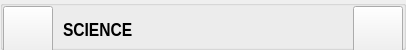
       <widget class="QGroupBox" name="groupBoxMenus">
        <property name="sizePolicy">
         <sizepolicy hsizetype="MinimumExpanding" vsizetype="Fixed">
          <horstretch>0</horstretch>
          <verstretch>0</verstretch>
         </sizepolicy>
        </property>
        <property name="minimumSize">
         <size>
          <width>400</width>
          <height>50</height>
         </size>
        </property>
        <property name="maximumSize">
         <size>
          <width>16777215</width>
          <height>50</height>
         </size>
        </property>
        <property name="sizeIncrement">
         <size>
          <width>1</width>
          <height>1</height>
         </size>
        </property>
        <property name="baseSize">
         <size>
          <width>400</width>
          <height>50</height>
         </size>
        </property>
        <property name="styleSheet">
         <string notr="true"/>
        </property>
        <property name="title">
         <string/>
        </property>
        <property name="flat">
         <bool>true</bool>
        </property>
        <layout class="QHBoxLayout" name="horizontalLayout" stretch="0,1,0,0">
         <property name="spacing">
          <number>0</number>
         </property>
         <property name="leftMargin">
          <number>0</number>
         </property>
         <property name="topMargin">
          <number>0</number>
         </property>
         <property name="rightMargin">
          <number>0</number>
         </property>
         <property name="bottomMargin">
          <number>0</number>
         </property>
         <item>
          <widget class="CalcButton" name="pushButtonMenu">
           <property name="sizePolicy">
            <sizepolicy hsizetype="Fixed" vsizetype="Fixed">
             <horstretch>0</horstretch>
             <verstretch>0</verstretch>
            </sizepolicy>
           </property>
           <property name="minimumSize">
            <size>
             <width>50</width>
             <height>50</height>
            </size>
           </property>
           <property name="maximumSize">
            <size>
             <width>50</width>
             <height>50</height>
            </size>
           </property>
           <property name="baseSize">
            <size>
             <width>50</width>
             <height>50</height>
            </size>
           </property>
           <property name="font">
            <font>
             <family>Courier New</family>
             <pointsize>14</pointsize>
            </font>
           </property>
           <property name="mouseTracking">
            <bool>false</bool>
           </property>
           <property name="focusPolicy">
            <enum>Qt::StrongFocus</enum>
           </property>
           <property name="acceptDrops">
            <bool>false</bool>
           </property>
           <property name="autoFillBackground">
            <bool>false</bool>
           </property>
           <property name="styleSheet">
            <string notr="true">CalcButton {background-color: rgb(255, 255, 255); border: 0px}
CalcButton:hover {background-color: rgb(220, 220, 220);}CalcButton:pressed {background-color: rgb(200, 200, 200);}</string>
           </property>
           <property name="text">
            <string/>
           </property>
           <property name="icon">
            <iconset>
             <normalon>:/images/CalcMenu-icon</normalon>
            </iconset>
           </property>
           <property name="iconSize">
            <size>
             <width>50</width>
             <height>50</height>
            </size>
           </property>
           <property name="autoRepeat">
            <bool>false</bool>
           </property>
           <property name="autoDefault">
            <bool>false</bool>
           </property>
           <property name="default">
            <bool>false</bool>
           </property>
           <property name="flat">
            <bool>false</bool>
           </property>
          </widget>
         </item>
         <item>
          <widget class="QLabel" name="labelCalcType">
           <property name="sizePolicy">
            <sizepolicy hsizetype="Fixed" vsizetype="Fixed">
             <horstretch>0</horstretch>
             <verstretch>0</verstretch>
            </sizepolicy>
           </property>
           <property name="minimumSize">
            <size>
             <width>260</width>
             <height>50</height>
            </size>
           </property>
           <property name="baseSize">
            <size>
             <width>260</width>
             <height>50</height>
            </size>
           </property>
           <property name="font">
            <font>
             <family>Arial Narrow</family>
             <pointsize>14</pointsize>
             <weight>75</weight>
             <bold>true</bold>
            </font>
           </property>
           <property name="autoFillBackground">
            <bool>false</bool>
           </property>
           <property name="inputMethodHints">
            <set>Qt::ImhNone</set>
           </property>
           <property name="frameShadow">
            <enum>QFrame::Plain</enum>
           </property>
           <property name="lineWidth">
            <number>0</number>
           </property>
           <property name="text">
            <string>SCIENCE</string>
           </property>
           <property name="indent">
            <number>10</number>
           </property>
          </widget>
         </item>
         <item>
          <spacer name="horizontalSpacer">
           <property name="orientation">
            <enum>Qt::Horizontal</enum>
           </property>
           <property name="sizeHint" stdset="0">
            <size>
             <width>40</width>
             <height>20</height>
            </size>
           </property>
          </spacer>
         </item>
         <item>
          <widget class="CalcButton" name="pushButtonHistory">
           <property name="sizePolicy">
            <sizepolicy hsizetype="Fixed" vsizetype="Fixed">
             <horstretch>0</horstretch>
             <verstretch>0</verstretch>
            </sizepolicy>
           </property>
           <property name="minimumSize">
            <size>
             <width>50</width>
             <height>50</height>
            </size>
           </property>
           <property name="maximumSize">
            <size>
             <width>50</width>
             <height>50</height>
            </size>
           </property>
           <property name="baseSize">
            <size>
             <width>50</width>
             <height>50</height>
            </size>
           </property>
           <property name="font">
            <font>
             <family>Courier New</family>
             <pointsize>14</pointsize>
            </font>
           </property>
           <property name="mouseTracking">
            <bool>false</bool>
           </property>
           <property name="focusPolicy">
            <enum>Qt::StrongFocus</enum>
           </property>
           <property name="acceptDrops">
            <bool>false</bool>
           </property>
           <property name="autoFillBackground">
            <bool>false</bool>
           </property>
           <property name="styleSheet">
            <string notr="true">CalcButton {background-color: rgb(255, 255, 255); border: 0px}
CalcButton:hover {background-color: rgb(220, 220, 220);}CalcButton:pressed {background-color: rgb(200, 200, 200);}</string>
           </property>
           <property name="text">
            <string/>
           </property>
           <property name="icon">
            <iconset>
             <normalon>:/images/CalcHistory-icon</normalon>
            </iconset>
           </property>
           <property name="iconSize">
            <size>
             <width>35</width>
             <height>35</height>
            </size>
           </property>
           <property name="autoRepeat">
            <bool>false</bool>
           </property>
           <property name="autoDefault">
            <bool>false</bool>
           </property>
           <property name="default">
            <bool>false</bool>
           </property>
           <property name="flat">
            <bool>false</bool>
           </property>
          </widget>
         </item>
        </layout>
       </widget>
